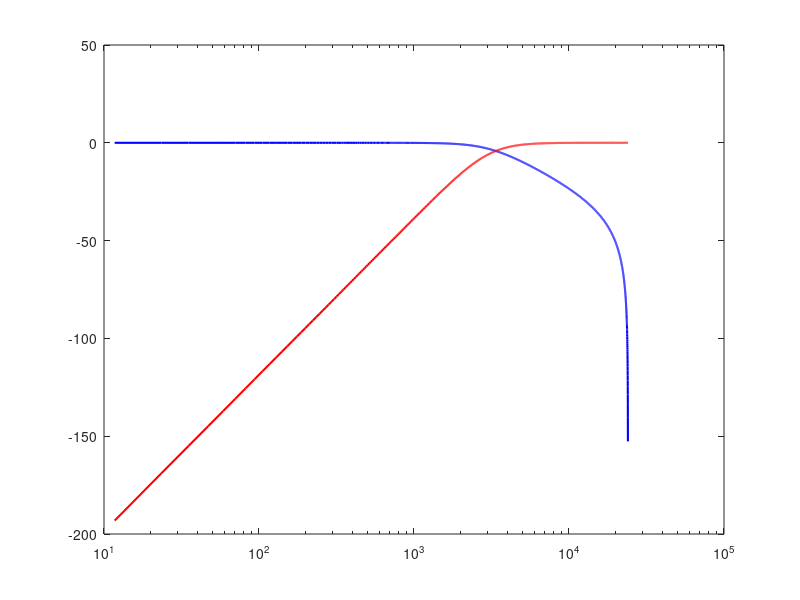

Reproduce this figure in MATLAB. (Note: this script raises an error after producing the figure.)
fs = 48000; fc = 3000; wc = fc/(fs/2);

% LR2 woofer: one 2nd-order low-pass
[b_lp2,a_lp2] = butter(2, wc, 'low');

% LR4 tweeter: cascade two 2nd-order high-passes
[b_hp21,a_hp21] = butter(2, wc, 'high');
[b_hp22,a_hp22] = butter(2, wc, 'high');
b_hpLR4 = conv(b_hp21, b_hp22);
a_hpLR4 = conv(a_hp21, a_hp22);

% Frequency responses
[H_lp2, f]   = freqz(b_lp2,   a_lp2,   2048, fs);
[H_hpLR4, ~] = freqz(b_hpLR4, a_hpLR4, 2048, fs);

% Plot
figure;
semilogx(f,20*log10(abs(H_lp2)),'b','LineWidth',1.5); hold on;
semilogx(f,20*log10(abs(H_hpLR4)),'r','LineWidth',1.5);
xline(fc,'--k','Crossover','LabelOrientation','horizontal');
xlabel('Frequency (Hz)'); ylabel('Magnitude (dB)');
legend('LR2 LPF (Woofer)','LR4 HPF (Tweeter)');
grid on; ylim([-60 5]); xlim([20 20000]);
title('Linkwitz–Riley Crossover (4^{th}-order HPF + 2^{nd}-order LPF)');
